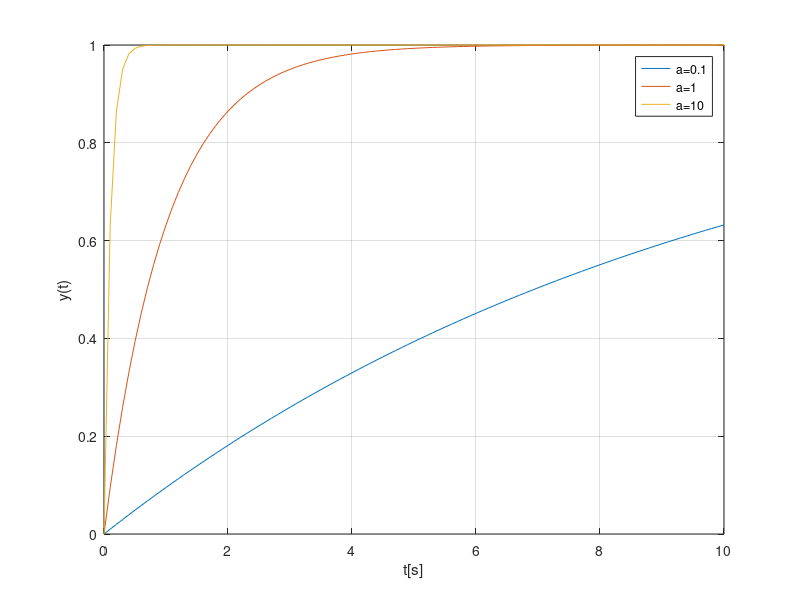

This figure's MATLAB source:
% exercicio 21

t=0:0.1:10;
ut=t>=0;

for a =[0.1 1 10]
Y=(1-exp(-a*t));
plot(t,Y );
hold on
end

hold off
grid
xlabel('t[s]')
ylabel('y(t)')
legend ('a=0.1', 'a=1', 'a=10')